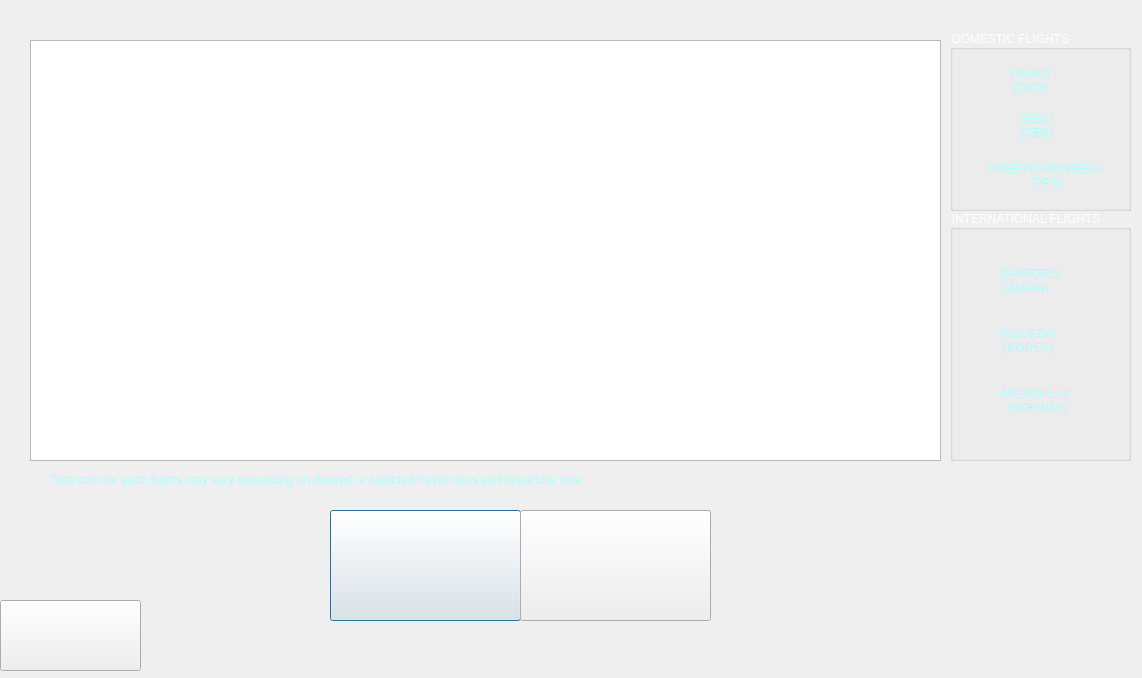
<?xml version="1.0" encoding="UTF-8"?>
<ui version="4.0">
 <class>ShowFlights</class>
 <widget class="QDialog" name="ShowFlights">
  <property name="geometry">
   <rect>
    <x>0</x>
    <y>0</y>
    <width>1142</width>
    <height>678</height>
   </rect>
  </property>
  <property name="windowTitle">
   <string>Mabuhay Flights</string>
  </property>
  <property name="styleSheet">
   <string notr="true"/>
  </property>
  <widget class="QTableView" name="tableView">
   <property name="geometry">
    <rect>
     <x>30</x>
     <y>40</y>
     <width>911</width>
     <height>421</height>
    </rect>
   </property>
   <property name="styleSheet">
    <string notr="true"/>
   </property>
  </widget>
  <widget class="QPushButton" name="domestic">
   <property name="geometry">
    <rect>
     <x>330</x>
     <y>510</y>
     <width>191</width>
     <height>111</height>
    </rect>
   </property>
   <property name="styleSheet">
    <string notr="true">border-image: url(:/pix/MABUHAY FLIGHTS/10.png);</string>
   </property>
   <property name="text">
    <string/>
   </property>
  </widget>
  <widget class="QPushButton" name="international">
   <property name="geometry">
    <rect>
     <x>520</x>
     <y>510</y>
     <width>191</width>
     <height>111</height>
    </rect>
   </property>
   <property name="styleSheet">
    <string notr="true">border-image: url(:/pix/MABUHAY FLIGHTS/11.png);</string>
   </property>
   <property name="text">
    <string/>
   </property>
  </widget>
  <widget class="QLabel" name="label">
   <property name="geometry">
    <rect>
     <x>770</x>
     <y>460</y>
     <width>361</width>
     <height>221</height>
    </rect>
   </property>
   <property name="styleSheet">
    <string notr="true">border-image: url(:/pix/MABUHAY FLIGHTS/presentation kineme.png);</string>
   </property>
   <property name="text">
    <string/>
   </property>
  </widget>
  <widget class="QPushButton" name="home">
   <property name="geometry">
    <rect>
     <x>0</x>
     <y>600</y>
     <width>141</width>
     <height>71</height>
    </rect>
   </property>
   <property name="styleSheet">
    <string notr="true">border-image: url(:/pix/MABUHAY FLIGHTS/home.png);</string>
   </property>
   <property name="text">
    <string/>
   </property>
  </widget>
  <widget class="QLabel" name="label_2">
   <property name="geometry">
    <rect>
     <x>50</x>
     <y>470</y>
     <width>571</width>
     <height>20</height>
    </rect>
   </property>
   <property name="styleSheet">
    <string notr="true">font: 700 italic 9pt &quot;Segoe UI&quot;;
color: rgb(170, 255, 255);</string>
   </property>
   <property name="text">
    <string>Total cost for each flights may vary depending on desired or selected travel class and departure time</string>
   </property>
  </widget>
  <widget class="QGroupBox" name="groupBox">
   <property name="geometry">
    <rect>
     <x>950</x>
     <y>30</y>
     <width>181</width>
     <height>181</height>
    </rect>
   </property>
   <property name="styleSheet">
    <string notr="true">
color: rgb(255, 255, 255);</string>
   </property>
   <property name="title">
    <string>DOMESTIC FLIGHTS</string>
   </property>
   <widget class="QLabel" name="label_3">
    <property name="geometry">
     <rect>
      <x>60</x>
      <y>30</y>
      <width>61</width>
      <height>41</height>
     </rect>
    </property>
    <property name="styleSheet">
     <string notr="true">color: rgb(170, 255, 255);
font: 700 12pt &quot;Segoe UI&quot;;</string>
    </property>
    <property name="text">
     <string>DAVAO
 (DVO)</string>
    </property>
   </widget>
   <widget class="QLabel" name="label_4">
    <property name="geometry">
     <rect>
      <x>70</x>
      <y>70</y>
      <width>41</width>
      <height>51</height>
     </rect>
    </property>
    <property name="styleSheet">
     <string notr="true">color: rgb(170, 255, 255);
font: 700 12pt &quot;Segoe UI&quot;;</string>
    </property>
    <property name="text">
     <string>CEBU
(CEB)</string>
    </property>
   </widget>
   <widget class="QLabel" name="label_5">
    <property name="geometry">
     <rect>
      <x>20</x>
      <y>120</y>
      <width>151</width>
      <height>51</height>
     </rect>
    </property>
    <property name="styleSheet">
     <string notr="true">color: rgb(170, 255, 255);
font: 700 12pt &quot;Segoe UI&quot;;</string>
    </property>
    <property name="text">
     <string>PUERTO PRINSESA
 (PPS)</string>
    </property>
    <property name="alignment">
     <set>Qt::AlignCenter</set>
    </property>
   </widget>
  </widget>
  <widget class="QGroupBox" name="groupBox_2">
   <property name="geometry">
    <rect>
     <x>950</x>
     <y>210</y>
     <width>181</width>
     <height>251</height>
    </rect>
   </property>
   <property name="styleSheet">
    <string notr="true">
color: rgb(255, 255, 255);</string>
   </property>
   <property name="title">
    <string>INTERNATIONAL FLIGHTS</string>
   </property>
   <widget class="QLabel" name="label_7">
    <property name="geometry">
     <rect>
      <x>50</x>
      <y>50</y>
      <width>81</width>
      <height>41</height>
     </rect>
    </property>
    <property name="styleSheet">
     <string notr="true">color: rgb(170, 255, 255);
font: 700 12pt &quot;Segoe UI&quot;;</string>
    </property>
    <property name="text">
     <string>SAPPORO
 (JAPAN)</string>
    </property>
   </widget>
   <widget class="QLabel" name="label_6">
    <property name="geometry">
     <rect>
      <x>50</x>
      <y>110</y>
      <width>81</width>
      <height>41</height>
     </rect>
    </property>
    <property name="styleSheet">
     <string notr="true">color: rgb(170, 255, 255);
font: 700 12pt &quot;Segoe UI&quot;;</string>
    </property>
    <property name="text">
     <string>INCHEON
 (KOREA)</string>
    </property>
   </widget>
   <widget class="QLabel" name="label_8">
    <property name="geometry">
     <rect>
      <x>30</x>
      <y>170</y>
      <width>111</width>
      <height>41</height>
     </rect>
    </property>
    <property name="styleSheet">
     <string notr="true">color: rgb(170, 255, 255);
font: 700 12pt &quot;Segoe UI&quot;;</string>
    </property>
    <property name="text">
     <string>ARENDELLE
 (NORWAY)</string>
    </property>
    <property name="alignment">
     <set>Qt::AlignCenter</set>
    </property>
   </widget>
  </widget>
 </widget>
 <resources/>
 <connections/>
</ui>
